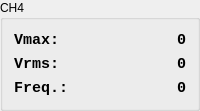
                <widget class="QGroupBox" name="groupBox_6">
                 <property name="title">
                  <string>CH4</string>
                 </property>
                 <layout class="QVBoxLayout" name="verticalLayout_22">
                  <item>
                   <layout class="QVBoxLayout" name="verticalLayout_23">
                    <item>
                     <layout class="QHBoxLayout" name="horizontalLayout_24">
                      <item>
                       <widget class="QLabel" name="label_ch1disp_16">
                        <property name="minimumSize">
                         <size>
                          <width>61</width>
                          <height>0</height>
                         </size>
                        </property>
                        <property name="font">
                         <font>
                          <family>Monospace</family>
                          <pointsize>11</pointsize>
                          <weight>75</weight>
                          <italic>false</italic>
                          <bold>true</bold>
                          <kerning>false</kerning>
                         </font>
                        </property>
                        <property name="layoutDirection">
                         <enum>Qt::LeftToRight</enum>
                        </property>
                        <property name="text">
                         <string>Vmax:</string>
                        </property>
                        <property name="alignment">
                         <set>Qt::AlignLeading|Qt::AlignLeft|Qt::AlignVCenter</set>
                        </property>
                       </widget>
                      </item>
                      <item>
                       <widget class="QLabel" name="label_ch4_disp_vmax">
                        <property name="minimumSize">
                         <size>
                          <width>61</width>
                          <height>0</height>
                         </size>
                        </property>
                        <property name="font">
                         <font>
                          <family>Monospace</family>
                          <pointsize>11</pointsize>
                          <weight>75</weight>
                          <italic>false</italic>
                          <bold>true</bold>
                          <kerning>false</kerning>
                         </font>
                        </property>
                        <property name="layoutDirection">
                         <enum>Qt::LeftToRight</enum>
                        </property>
                        <property name="text">
                         <string>0</string>
                        </property>
                        <property name="alignment">
                         <set>Qt::AlignRight|Qt::AlignTrailing|Qt::AlignVCenter</set>
                        </property>
                       </widget>
                      </item>
                     </layout>
                    </item>
                    <item>
                     <layout class="QHBoxLayout" name="horizontalLayout_25">
                      <item>
                       <widget class="QLabel" name="label_ch1disp_17">
                        <property name="minimumSize">
                         <size>
                          <width>61</width>
                          <height>0</height>
                         </size>
                        </property>
                        <property name="font">
                         <font>
                          <family>Monospace</family>
                          <pointsize>11</pointsize>
                          <weight>75</weight>
                          <italic>false</italic>
                          <bold>true</bold>
                          <kerning>false</kerning>
                         </font>
                        </property>
                        <property name="layoutDirection">
                         <enum>Qt::LeftToRight</enum>
                        </property>
                        <property name="text">
                         <string>Vrms:</string>
                        </property>
                        <property name="alignment">
                         <set>Qt::AlignLeading|Qt::AlignLeft|Qt::AlignVCenter</set>
                        </property>
                       </widget>
                      </item>
                      <item>
                       <widget class="QLabel" name="label_ch4_disp_vrms">
                        <property name="minimumSize">
                         <size>
                          <width>61</width>
                          <height>0</height>
                         </size>
                        </property>
                        <property name="font">
                         <font>
                          <family>Monospace</family>
                          <pointsize>11</pointsize>
                          <weight>75</weight>
                          <italic>false</italic>
                          <bold>true</bold>
                          <kerning>false</kerning>
                         </font>
                        </property>
                        <property name="layoutDirection">
                         <enum>Qt::LeftToRight</enum>
                        </property>
                        <property name="text">
                         <string>0</string>
                        </property>
                        <property name="alignment">
                         <set>Qt::AlignRight|Qt::AlignTrailing|Qt::AlignVCenter</set>
                        </property>
                       </widget>
                      </item>
                     </layout>
                    </item>
                    <item>
                     <layout class="QHBoxLayout" name="horizontalLayout_26">
                      <item>
                       <widget class="QLabel" name="label_ch1disp_18">
                        <property name="minimumSize">
                         <size>
                          <width>61</width>
                          <height>0</height>
                         </size>
                        </property>
                        <property name="font">
                         <font>
                          <family>Monospace</family>
                          <pointsize>11</pointsize>
                          <weight>75</weight>
                          <italic>false</italic>
                          <bold>true</bold>
                          <kerning>false</kerning>
                         </font>
                        </property>
                        <property name="layoutDirection">
                         <enum>Qt::LeftToRight</enum>
                        </property>
                        <property name="text">
                         <string>Freq.:</string>
                        </property>
                        <property name="alignment">
                         <set>Qt::AlignLeading|Qt::AlignLeft|Qt::AlignVCenter</set>
                        </property>
                       </widget>
                      </item>
                      <item>
                       <widget class="QLabel" name="label_ch4_disp_freq">
                        <property name="minimumSize">
                         <size>
                          <width>61</width>
                          <height>0</height>
                         </size>
                        </property>
                        <property name="font">
                         <font>
                          <family>Monospace</family>
                          <pointsize>11</pointsize>
                          <weight>75</weight>
                          <italic>false</italic>
                          <bold>true</bold>
                          <kerning>false</kerning>
                         </font>
                        </property>
                        <property name="layoutDirection">
                         <enum>Qt::LeftToRight</enum>
                        </property>
                        <property name="text">
                         <string>0</string>
                        </property>
                        <property name="alignment">
                         <set>Qt::AlignRight|Qt::AlignTrailing|Qt::AlignVCenter</set>
                        </property>
                       </widget>
                      </item>
                     </layout>
                    </item>
                   </layout>
                  </item>
                 </layout>
                </widget>
